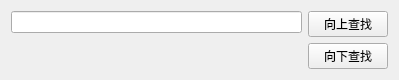
<?xml version="1.0" encoding="UTF-8"?>
<ui version="4.0">
 <class>Form</class>
 <widget class="QWidget" name="Form">
  <property name="geometry">
   <rect>
    <x>0</x>
    <y>0</y>
    <width>399</width>
    <height>72</height>
   </rect>
  </property>
  <property name="windowTitle">
   <string>查找</string>
  </property>
  <layout class="QHBoxLayout" name="horizontalLayout">
   <item>
    <layout class="QVBoxLayout" name="verticalLayout_2">
     <item>
      <widget class="QLineEdit" name="search_edit"/>
     </item>
     <item>
      <widget class="QLabel" name="text">
       <property name="text">
        <string/>
       </property>
      </widget>
     </item>
    </layout>
   </item>
   <item>
    <layout class="QVBoxLayout" name="verticalLayout">
     <item>
      <widget class="QPushButton" name="up_Button">
       <property name="text">
        <string>向上查找</string>
       </property>
      </widget>
     </item>
     <item>
      <widget class="QPushButton" name="down_Button">
       <property name="text">
        <string>向下查找</string>
       </property>
      </widget>
     </item>
    </layout>
   </item>
  </layout>
 </widget>
 <resources/>
 <connections/>
</ui>
